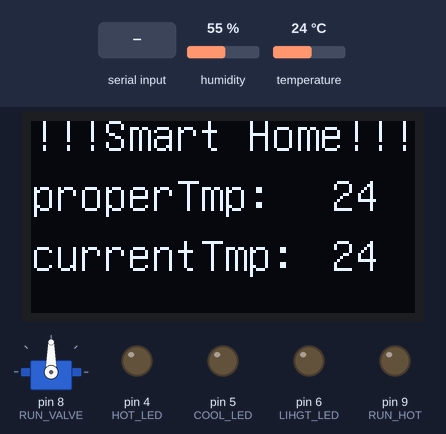
This sketch was run on a simulated Arduino Uno, built with avr-gcc and run on an emulated ATmega328P. Parts: servo, 128×64 one-colour display, output pins drawn as LEDs (lit = HIGH). The inputs (shaded band) are chosen by the test bench; at power-on: temperature 24 °C, humidity 55 %. What the sketch prints to the serial monitor is not drawn.

Above: at 1.2 s.
1.3 s: "a" received over the second serial link
At 2.5 s:
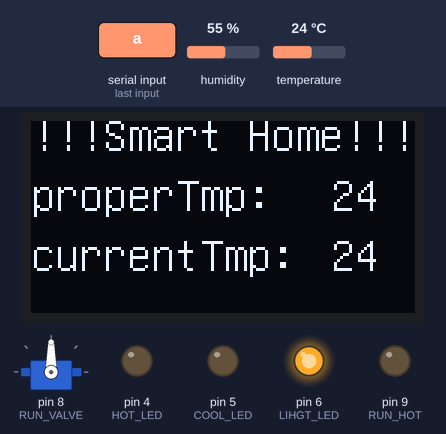
2.8 s: temperature set to 12 °C
At 4.2 s:
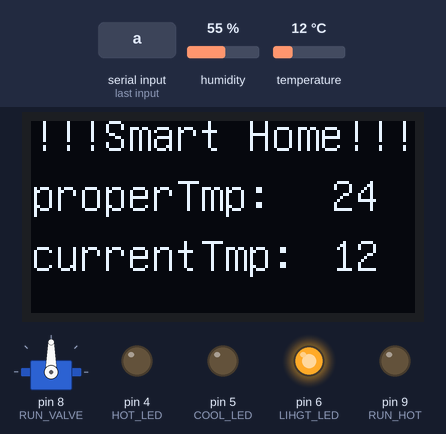
4.9 s: "a" received over the second serial link
At 6.4 s:
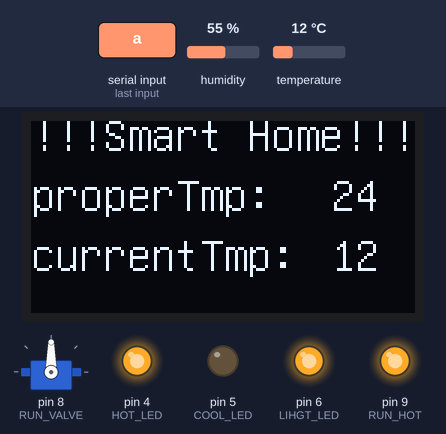
6.7 s: temperature set to 19 °C
At 7.8 s:
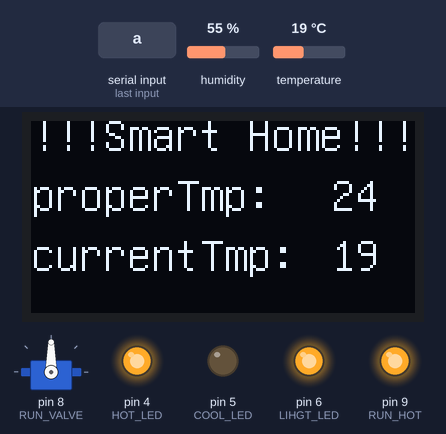
8.8 s: temperature set to 28 °C
At 10.5 s:
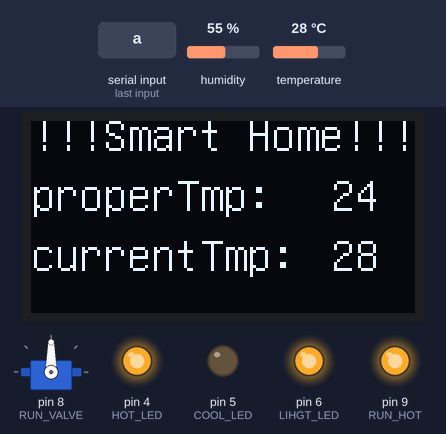
Timing chart, 0 to 12.0 s (numbered marks = the images above; inputs shaded):
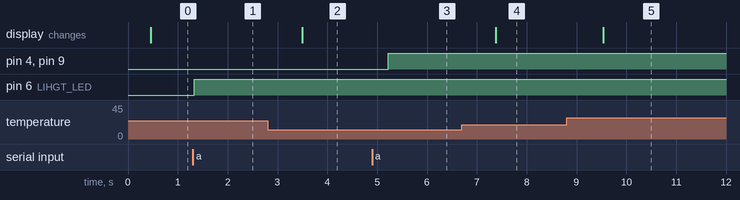

The sketch:

sketch_nov21b.ino
```cpp
#include <SoftwareSerial.h>
#include <dht11.h>
#include <Servo.h>
#include "U8glib.h"

#define BT_TXD 2
#define BT_RXD 3
#define HOT_LED 4
#define COOL_LED 5
#define LIHGT_LED 6
#define DHT11PIN 7
#define RUN_VALVE 8
#define RUN_HOT 9
#define VALUE_LOCK 74

U8GLIB_SSD1306_128X64 u8g(U8G_I2C_OPT_NONE);
SoftwareSerial BTSerial(BT_TXD, BT_RXD); //블루투스 클래스
unsigned int rst;
//unsigned int rst2;
dht11 DHT11;  //온습도 센서 클래스
int temperature;
Servo s;
char tooth;

void setup() {
  Serial.begin(9600);
  BTSerial.begin(9600);
  pinMode(HOT_LED,OUTPUT);
  pinMode(LIHGT_LED,OUTPUT);
  pinMode(COOL_LED,OUTPUT);
  pinMode(RUN_HOT,OUTPUT);
  rst=0;
  //rst2=0;
  if(DHT11.read(DHT11PIN)==0){
    temperature=DHT11.temperature;
  }
  s.attach(RUN_VALVE, 544, 2400);

  //digitalWrite(LIHGT_LED, HIGH);
}

void loop() {
  u8g.firstPage();

  int chk=DHT11.read(DHT11PIN);
  if(chk==0){

     do{
        u8g.setFont(u8g_font_unifont);
        u8g.setPrintPos(0,10);
        u8g.print("!!!Smart Home!!!");
        u8g.drawStr(0,30, "properTmp:");
        u8g.setPrintPos(100,30); //픽셀단위라 x를 작게 잡아주면 글씨가 겹칩니다
        u8g.print(temperature);
         u8g.drawStr(0,50, "currentTmp:");
        u8g.setPrintPos(100,50); //픽셀단위라 x를 작게 잡아주면 글씨가 겹칩니다
        u8g.print(DHT11.temperature);
    }while(u8g.nextPage());

    //Serial.println(temperature);
  //Serial.println(DHT11.humidity);
  //  Serial.println(DHT11.temperature);
  }
  tooth=BTSerial.read();

  if(tooth=='a'){
    s.detach();
    tooth=NULL;
    Serial.write(BTSerial.read());
    digitalWrite(LIHGT_LED, HIGH);
    rst=0;
    //rst2=0;

    if(chk==0){
     if( DHT11.temperature >= temperature+1){
      Serial.println("1111111");
      digitalWrite(COOL_LED, HIGH);
      digitalWrite(HOT_LED, LOW);
      digitalWrite(RUN_HOT, LOW);
      }
     else if( DHT11.temperature <= temperature-1){
      Serial.println("1222222");
      digitalWrite(HOT_LED, HIGH);
      digitalWrite(RUN_HOT, HIGH);
      digitalWrite(COOL_LED, LOW);
     }
     else{
      Serial.println("33333333");
      digitalWrite(COOL_LED, LOW);
      digitalWrite(HOT_LED, LOW);
      digitalWrite(RUN_HOT, LOW);
     }
    }
  }
  else{
    Serial.println(rst);
     rst++;
     if(rst==100)
      s.attach(RUN_VALVE, 544, 2400);
     else if(rst>100){
      digitalWrite(LIHGT_LED, LOW);
      digitalWrite(COOL_LED, LOW);
      digitalWrite(HOT_LED, LOW);
      s.write(VALUE_LOCK);
     }
  }
}
```

Measured:
- after the input at 1.3 s, pin 6 (LIHGT_LED): LOW → HIGH at once
- after the input at 2.8 s, the display: changes after 0.69 s (image 2)
- after the input at 4.9 s, pin 4 (HOT_LED), pin 9 (RUN_HOT): LOW → HIGH after 0.32 s
- after the input at 6.7 s, the display: changes after 0.68 s (image 4)
- after the input at 8.8 s, the display: changes after 0.74 s (image 5)
